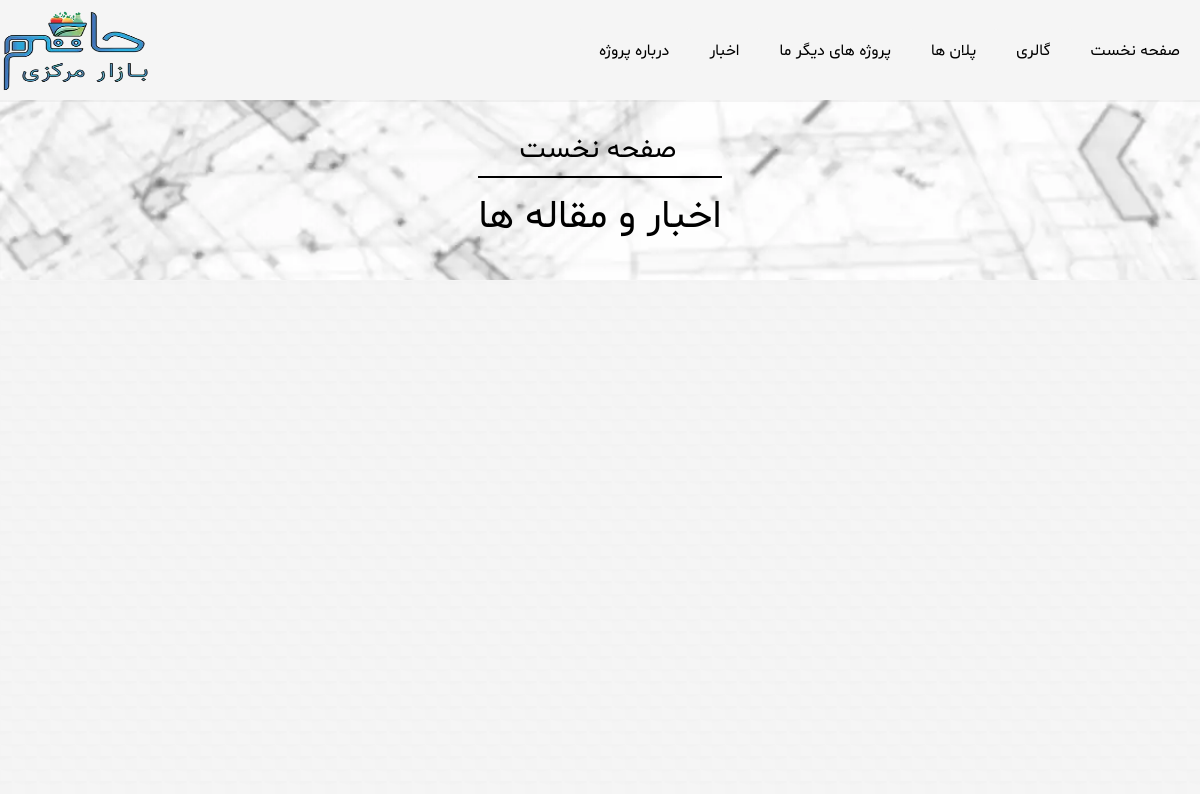
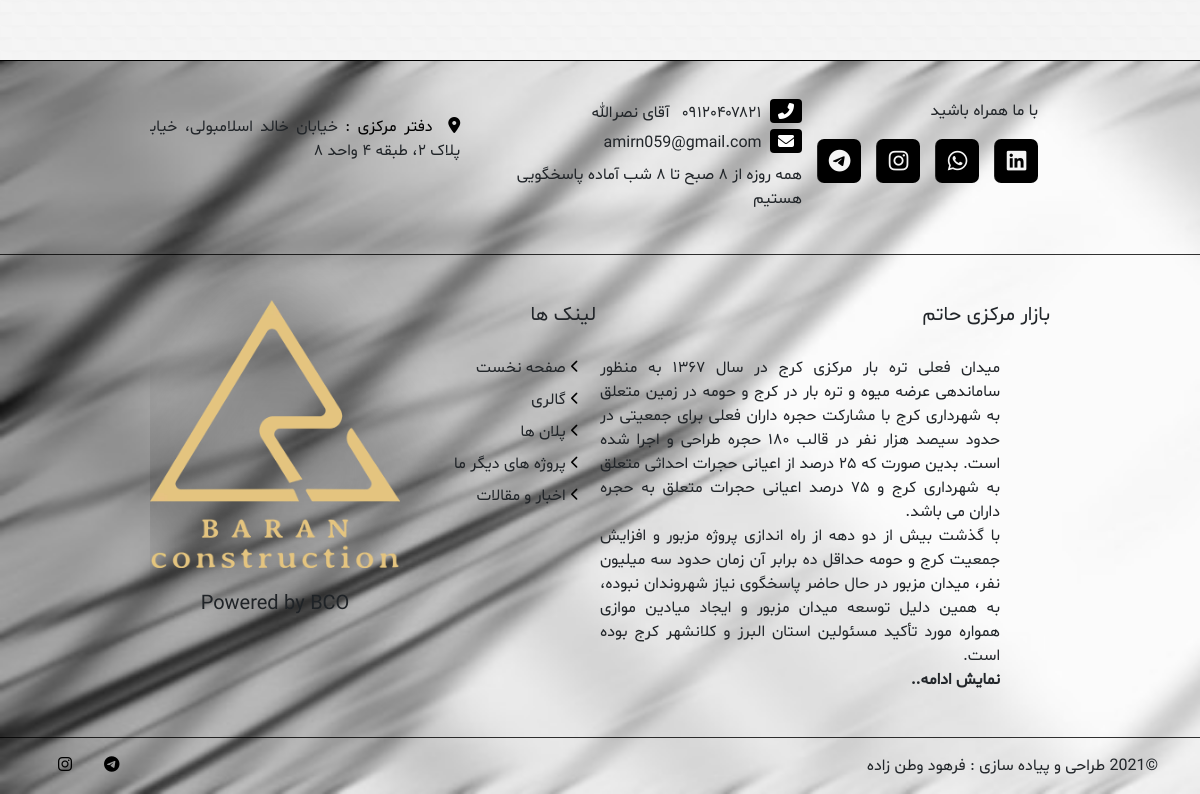
Page /news-and-articles on the earlier database version (2 pictures, top to bottom).
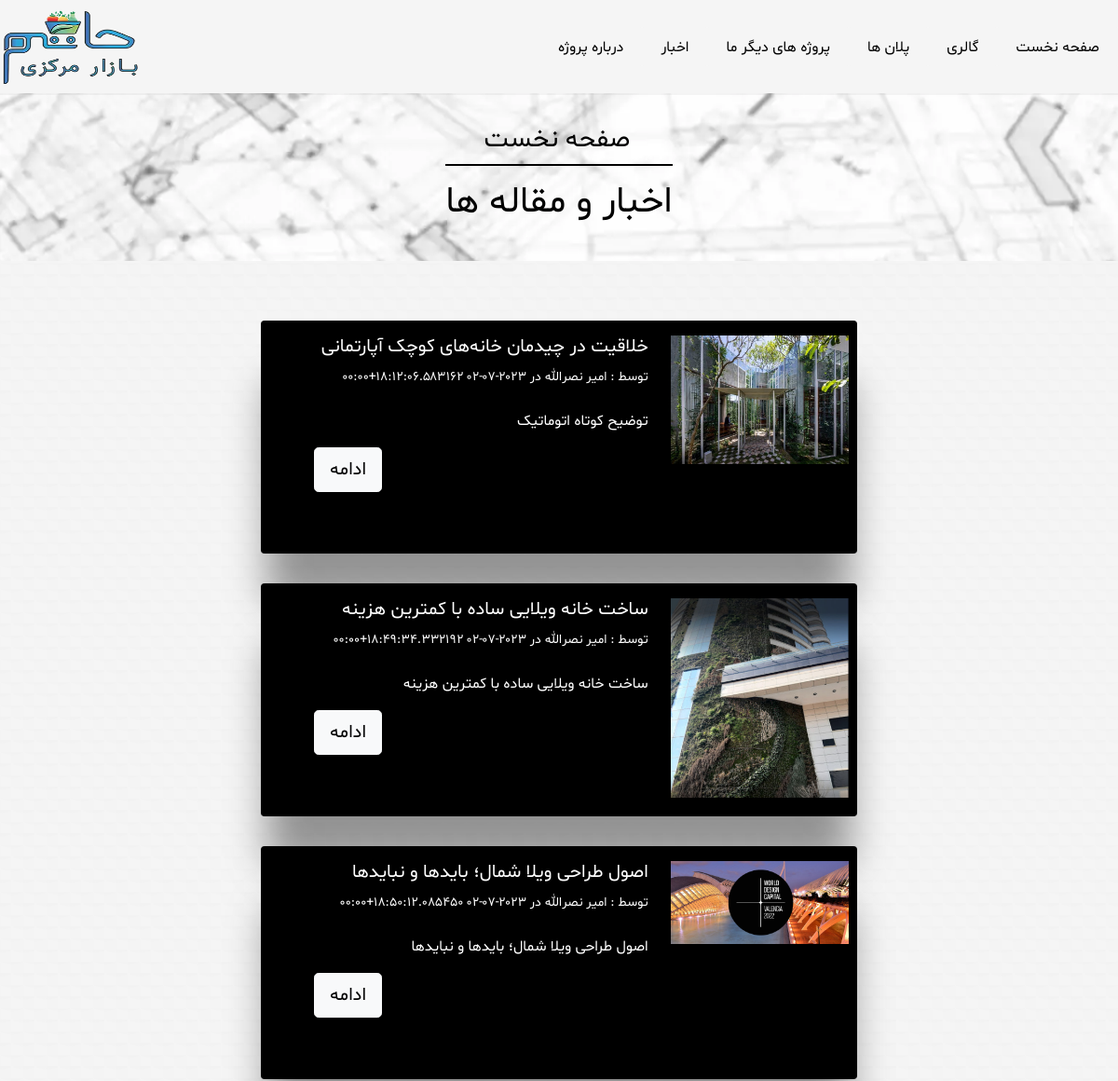
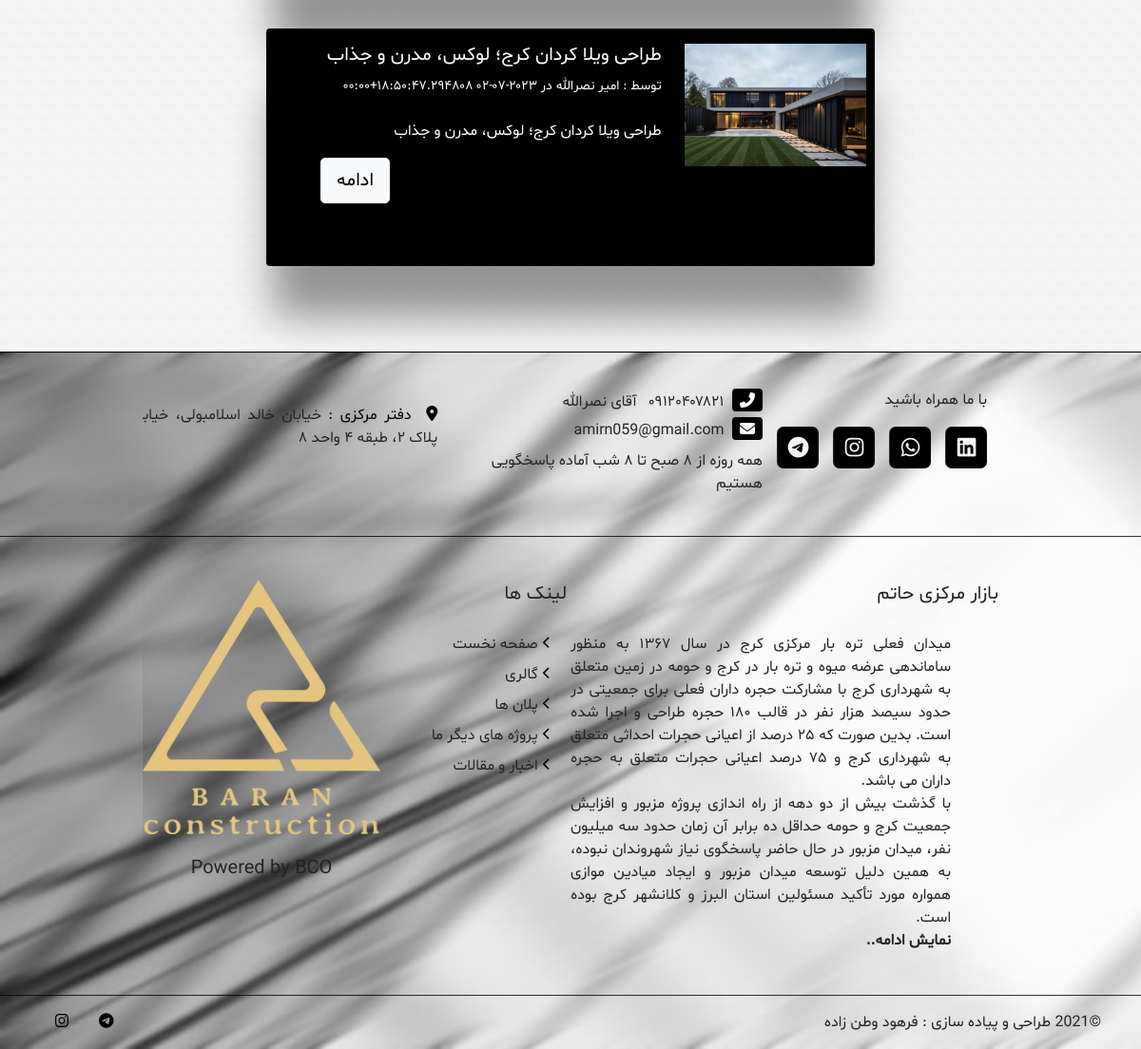
Same page on the later database version (2 pictures, top to bottom).
### coreFa/models.py (models this page shows, shortened)
class NewsAndArticles(models.Model):
    title = models.CharField('عنوان', max_length=200)
    body = RichTextUploadingField('بدنه خبر و مقاله', null=True, blank=True)
    short_description = models.CharField('توضیح کوتاه',
                                                 default='توضیح کوتاه اتوماتیک', max_length=200)
    pic = models.ImageField(upload_to='NewsAndArticles', null=True, blank=True)
    created_at = models.DateTimeField('تاریخ ایجاد',auto_now_add=True)
    active = models.BooleanField('فعال', default=True)
    author = models.CharField('نویسنده',max_length=200, default='امیر نصرالله')
    slug = models.SlugField('اسلاگ', max_length=150, allow_unicode=True, blank=True, null=True)
    class Meta:
        verbose_name_plural = 'اخبار و مقالات'
        verbose_name = 'خبر و مقاله'
    def get_article_detail_view(self):
        return reverse('coreFa:article-detail-view', kwargs={
            'pk': self.pk
        })

### coreFa/views.py (the view)
# urls.py: path('news-and-articles', NewsListView.as_view(), name='article-list-view'),
class NewsListView(generic.ListView):
    model = NewsAndArticles
    template_name = 'new-list-view.html'
    def get_queryset(self):
        return NewsAndArticles.objects.all().order_by('created_at')

### coreFa/templatetags/tags.py (called while the page is built)
@register.filter()
def persian_int_not_cs(string):
    persian = dict(zip("0123456789", '۰۱۲۳۴۵۶۷۸۹'))
    converted = ''.join(persian.get(digit, digit) for digit in str(string))
    return converted

### templates/new-list-view.html (shortened to what this page needs)
{% extends 'base.html' %}
{% load tags %}
{% load jalali_tags %}
{% load thumbnail %}
{% load static %}
{% block content %}
    <section class="page-section-header">
        <a class="me-1 text-black" href="{% url 'coreFa:home' %}"><h3>صفحه نخست</h3></a>
        <div class="d-block text-black pt-3" style="border-top: 2px solid var(--black-color);"><h1>اخبار و مقاله ها</h1></div>
    </section>
    <br>
    <div class="container-c px-2 px-md-4 py-4 d-flex flex-column justify-content-center align-items-center news-holder">
        {% for news in newsandarticles_list %}
            {% if news.active %}
            <div class="card bg-black my-3 news-card px-2" style="max-width: 640px">
                <div class="row flex-row-reverse">
                    <div class="col-md-4 mb-2 mb-md-0">
                        {% thumbnail news.pic '350x350' crop="center" as im %}
                            <img class="img-fluid" src="{{ im.url }}" alt="{{ news.title }} عکس ">
                        {% endthumbnail %}
                    </div>
                    <div class="col-md-8" style="direction: rtl">
                        <h5 class="text-white">{{ news.title }}</h5>
                        <small class="text-white">
                            توسط :
                            {{ news.author }} در {{ news.created_at|to_jalali|persian_int_not_cs }}
                        </small>
                        <br><br>
                        <p class="text-white" style="direction: rtl">
                          {{ news.short_description|truncatechars:100 }}
                        </p>
                        <a class="btn btn-lg btn-light float-start ms-5" href="{{ news.get_article_detail_view }}">ادامه</a>
                    </div>
                </div>
            </div>
            {% endif %}
        {% endfor %}
    </div>
{% endblock %}

### templates/base.html (shortened to what this page needs)
{% load static %}
{% load tags %}
<!DOCTYPE html>
<head lang="fa" dir="rtl">
    {% include 'style.html' %}
<body class="">
{% include 'navbar.html' %}
{% block content %}
{% endblock %}
{% include 'footer2.html' %}
</body>

### templates/style.html
{% load static %}
<link rel="stylesheet" href={% static 'css/bootstrap5.css' %}>
<link rel="stylesheet" href={% static 'css/main.css' %}>

### templates/navbar.html (shortened to what this page needs)
{% load tags %}
{% load static %}
        <div class="navbar navbar-expand-lg bg-black navbar-dark">
            <div class="container-c">
                <a class="navbar-brand" href="{% url 'coreFa:home' %}">
                    <img src="{% static 'img/hatam.webp' %}" alt="لوگوی بازار حاتم">
				</a>
                <div class="collapse navbar-collapse justify-content-between py-2" id="navbarCollapse">
                    <div class="navbar-nav ms-auto rtl">
                        <a href="{% url 'coreFa:home' %}" class="nav-item nav-link">صفحه نخست</a>
                        <a  class="nav-item nav-link" href="{% url 'coreFa:gallery' %}">گالری</a>
                        <a  class="nav-item nav-link" href="{% url 'coreFa:plans' %}">پلان ها</a>
                        <a  class="nav-item nav-link" href="{% url 'coreFa:our-projects' %}">پروژه های دیگر ما</a>
                        <a  class="nav-item nav-link" href="{% url 'coreFa:article-list-view' %}">اخبار</a>
                        <a href="{% url 'coreFa:about-us' %}" class="nav-item nav-link sm-hide">درباره پروژه</a>
                    </div>
                </div>
            </div>
        </div>

### templates/footer2.html (shortened to what this page needs)
{% load static %}
{% load tags %}
<footer class="d-flex flex-column">
	<div class="footer" id="footer">
		<div class="col-12 py-2 py-md-2" style="border-bottom: 1px solid rgba(0,0,0,0.8);">
		<div class="container-fluid mx-auto d-flex flex-column flex-xl-row justify-content-between align-items-start align-content-md-center rtl">
			<div class="d-flex flex-column footer-row-one-item">
				<span class="text-dark">با
					ما
					همراه باشید
				</span>
				<div class="d-flex align-items-center mt-3 w-100">
					<div class="footer-social w-100">
						<div class="social d-flex">
							<a rel="noreferrer" class="facebook" href="https://www.linkedin.com/in/%D8%A8%D8%A7%D8%B1%D8%A7%D9%86-%D8%B3%D8%A7%D8%B2%D9%87-653549259/" target="_blank"><i class="fab fa-linkedin"></i></a>
							<a rel="noreferrer" class="whatsapp" href="https://t.me/Amirnasrolah" target="_blank"><i class="fab fa-whatsapp"></i></a>
							<a rel="noreferrer" class="instagram" href="https://www.instagram.com/bco_construct/?hl=en" target="_blank"><i class="fab fa-instagram"></i></a>
							<a rel="noreferrer" class="telegram" href="https://t.me/Amirnasrolah" target="_blank"><i class="fab fa-telegram-plane"></i></a>
						</div>
					</div>
				</div>
			</div>
			<div class="d-flex flex-column footer-row-one-item">
				<span class="text-dark">
					<i class="fa fa-phone-alt py-1 px-2 text-white bg-black ms-1" style="border-radius: 4px"></i>
					<span class="me-2 text-shadow-dark">آقای نصرالله </span>
				</span>
				<span class="text-dark rtl mt-1">
					<i class="fa fa-envelope text-white px-2 py-1 bg-black ms-1" style="border-radius: 4px"></i>
					<span class="text-dark">amirn059@gmail.com</span>
				</span>
				<span class="mt-2 text-dark">{{'همه روزه از 8 صبح تا 8 شب آماده پاسخگویی هستیم'|persian_int_not_cs  }} </span>
			</div>
			<div class="d-flex flex-column footer-row-one-item">
				<div class="footer-item">
					<div>
						<div class="rtl text-justify footer-text pt-3">
							<i class="fa fa-map-marker ms-2 text-black" aria-hidden="true"></i>
							<span class="text-black text-shadow-dark"> دفتر مرکزی : </span>
							<span class="text-shadow-dark"> {{ 'خیابان خالد اسلامبولی، خیابان 16 پلاک 2، طبقه 4 واحد 8'|persian_int_not_cs  }}
                            </span>
						</div>
					</div>
				</div>
			</div>
    	</div>
	</div>
		<div class="footer-holder container-fluid">
			<div class="footer-item">
				<div class="footer-header section-header" style="height: 40px">
					<span class="about-span">بازار مرکزی حاتم</span>
				</div>
				<div>
					<div class="rtl footer-text pt-3 text-shadow-dark">
						<span> {{ 'میدان فعلی تره بار مرکزی کرج در سال 1367 به منظور ساماندهی عرضه میوه و تره بار در کرج و حومه در زمین متعلق به شهرداری کرج با مشارکت حجره داران فعلی برای جمعیتی در حدود سیصد هزار نفر در قالب 180 حجره طراحی و اجرا شده است. بدین صورت که 25 درصد از اعیانی حجرات احداثی متعلق به شهرداری کرج و 75 درصد اعیانی حجرات متعلق به حجره داران می باشد.'|persian_int_not_cs }}</span>
                        <br>
						<span> {{ 'با گذشت بیش از دو دهه از راه اندازی پروژه مزبور و افزایش جمعیت کرج و حومه حداقل ده برابر آن زمان حدود سه میلیون نفر، میدان مزبور در حال حاضر پاسخگوی نیاز شهروندان نبوده، به همین دلیل توسعه میدان مزبور و ایجاد میادین موازی همواره مورد تأکید مسئولین استان البرز و کلانشهر کرج بوده است. '|persian_int_not_cs }}</span>
                        <br>
                        <span class="fw-bold" style="cursor: pointer" id="showText">نمایش ادامه..</span>
					</div>
				</div>
			</div>
			<div class="footer-item">
				<div class="footer-header section-header">
					<span class="about-span">لینک ها</span>
				</div>
				<div class="d-flex flex-column">
					<a class="mb-1 mt-3 pe-3 text-small footer-link" href="{% url 'coreFa:home' %}">
						<i class="fa fa-chevron-left text-black" style="transform: scale(0.8)"></i>
						<span class="text-dark footer-link">صفحه نخست</span>
					</a>
					<a class="my-1 pe-3 text-small footer-link" href="{% url 'coreFa:gallery' %}">
						<i class="fa fa-chevron-left text-black" style="transform: scale(0.8)"></i>
						<span class="text-dark">گالری</span>
					</a>
                    <a class="my-1  pe-3 text-small footer-link" href="{% url 'coreFa:plans' %}">
                        <i class="fa fa-chevron-left text-black" style="transform: scale(0.8)"></i>
                        <span class="text-dark">پلان ها</span>
                    </a>
                    <a class="my-1  pe-3 text-small footer-link" href="{% url 'coreFa:our-projects' %}">
                        <i class="fa fa-chevron-left text-black" style="transform: scale(0.8)"></i>
                        <span class="text-dark">پروژه های دیگر ما</span>
                    </a>
                    <a class="my-1  pe-3 text-small footer-link" href="{% url 'coreFa:article-list-view' %}">
                        <i class="fa fa-chevron-left text-black" style="transform: scale(0.8)"></i>
                        <span class="text-dark">اخبار و مقالات</span>
                    </a>
				</div>
			</div>
			<div class="footer-item d-flex flex-column align-items-center">
				<img class="img-fluid" src="{% static 'img/BCO.webp' %}" alt="باران کانستراکشن لوگو" style='filter: drop-shadow(0px 0px 44px #000); max-width: 250px'>
                <h5 class="mt-4">Powered by BCO</h5>
			</div>
		</div>
		<div class="" style="border-top: 1px solid rgba(0,0,0,0.8)">
			 <div class="rtl container py-3">
				<div class="footer-design">
					<span class="d-flex justify-content-xl-start justify-content-lg-start justify-content-center w-100 mb-xl-0 mb-2 text-dark">
						 ©2021 طراحی و پیاده سازی :
						فرهود وطن زاده
					</span>
					<div class="d-flex justify-content-xl-end justify-content-lg-end justify-content-center align-items-center w-100">
						<a rel="noreferrer" href="https://t.me/Farhoodva" target="_blank"><i class="fab fa-telegram-plane mx-3"></i></a>
						<a rel="noreferrer" href="https://www.instagram.com/farhoodva/" target="_blank"><i class="fab fa-instagram mx-3"></i></a>
					</div>
				</div>
			 </div>
		</div>
	</div>
</footer>

### templates/scripts.html (shortened to what this page needs)
{% load static %}

### static/css/main.css (style rules this page uses)
a { text-decoration: none!important; }
* { padding: 0; margin: 0; font-family: "shabnam", serif; box-sizing: border-box; list-style: none; text-decoration: none; -webkit-font-smoothing: antialiased; text-rendering: optimizeLegibility; outline: none !important; -webkit-appearance: none; }
body { overflow-x: hidden; background-size: auto; background: var(--body-color) url("/static/img/protruding-squares-2.svg") repeat scroll center; }
.rtl { direction: rtl; }
a { color: var(--black-color); transition: .3s; }
.container-fluid { max-width: 1366px; }
.sm-hide { display: initial; }
.container-c { width: 100%; max-width: 1566px; margin: auto; display: flex; flex-wrap: inherit; align-items: center; justify-content: space-between; color: #282828; }
.navbar { position: absolute; width: 100%; padding: 0; background-color: var(--body-color)!important; z-index: 999; transition-duration: 300ms!important; box-shadow: 0px 2px 0px rgba(0,0,0,0.04); }
.navbar .navbar-brand img { max-width: 100%; min-width: 150px; max-height: 90px; }
.navbar-dark .navbar-nav .nav-link { padding: 10px 20px 8px 20px; color: var(--black-color) !important; transition-duration: 300ms; background-color: var(--body-color); border:none!important; box-shadow: none!important; outline: none!important; display: flex; align-items: center; }
.nav-link { padding: 8px 15px; font-size: 1rem!important; border-radius: 2px; }
@media (max-width: 1400px) { .container-fluid { padding-left: 15px; max-width: 75%; overflow-x: hidden; } }
.page-section-header { background-color: var(--black-color); display: flex; flex-direction: column; align-items: center; justify-content: center; padding-top: 13vh; min-height: 35vh; background-size: cover ; background-image: url("/static/img/bg-2-bw.webp") ; background-position: center; background-repeat: repeat; background-attachment: scroll; }
.news-holder { display: grid; grid-template-columns: repeat(4, 1fr); grid-column-gap: 25px; min-height: 500px; justify-content: space-evenly; justify-items: center; align-content: space-evenly; align-items: center; }
.news-holder .card { box-shadow: rgba(0, 0, 0, 0.4) 0px 60px 40px -7px; max-width: 325px; min-height: 250px }
.news-card { padding: 15px 5px; }
.news-card img { width: 100vw !important; }
@media (max-width: 1296px) { .news-holder { grid-template-columns: repeat(2, 1fr); justify-content: center; justify-items: center; } }
.text-justify { text-align: justify!important; }
footer { margin-top: 50px; background-color: rgba(242,243,247,1); background-image: url("/static/img/footer.jpg"); background-size: cover; background-repeat: no-repeat; }
.footer-holder { display: flex; direction: rtl; justify-content: space-between; position: relative; width: 100%; padding: 45px 0; }
.footer { padding-top: 30px; border-top: 1px solid var(--black-color); }
.about-span { font-size: 20px; }
.footer-text { text-align: justify!important; position: relative; left: -50px; }
.footer-header { height: 40px; }
.footer-item { max-width: 400px; }
.footer-item .img-fluid { max-width: 320px; max-height: 320px; filter: drop-shadow(0px 2px 30px var(--body-color)); }
.footer-design { display: flex; justify-content: start; align-items: center; }
.footer-social .social a { border-left: 1px solid rgba(255, 255, 255, .15); display: flex; align-items: center; justify-content: center; width: 44px; height: 44px; border-radius: 7px; font-size: 1.4rem!important; }
.footer-social .social .facebook { color: var(--body-color); background: var(--black-color); margin-left: 15px; }
.footer-social .social .whatsapp { color: var(--body-color); background: var(--black-color); margin-left: 15px; }
.footer-social .social .instagram { color: var(--body-color); background: var(--black-color); margin-left: 15px; }
.footer-social .social .telegram { color: var(--body-color); background: var(--black-color); margin-left: 15px; }
.footer-row-one-item { margin-bottom: 35px; }

Differences in the rows shown:
added NewsAndArticles: shows a picture, title "خلاقیت در چیدمان خانه‌های کوچک آپارتمانی", author "امیر نصرالله", created_at|to_jalali "۲۰۲۳-۰۷-۰۲ ۱۸:۱۲:۰۶.۵۸۳۱۶۲+۰۰:۰۰", short_description "توضیح کوتاه اتوماتیک"
added NewsAndArticles: shows a picture, title "ساخت خانه ویلایی ساده با کمترین هزینه", author "امیر نصرالله", created_at|to_jalali "۲۰۲۳-۰۷-۰۲ ۱۸:۴۹:۳۴.۳۳۲۱۹۲+۰۰:۰۰", short_description "ساخت خانه ویلایی ساده با کمترین هزینه"
added NewsAndArticles: shows a picture, title "اصول طراحی ویلا شمال؛ بایدها و نبایدها", author "امیر نصرالله", created_at|to_jalali "۲۰۲۳-۰۷-۰۲ ۱۸:۵۰:۱۲.۰۸۵۴۵۰+۰۰:۰۰", short_description "اصول طراحی ویلا شمال؛ بایدها و نبایدها"
added NewsAndArticles: shows a picture, title "طراحی ویلا کردان کرج؛ لوکس، مدرن و جذاب", author "امیر نصرالله", created_at|to_jalali "۲۰۲۳-۰۷-۰۲ ۱۸:۵۰:۴۷.۲۹۴۸۰۸+۰۰:۰۰", short_description "طراحی ویلا کردان کرج؛ لوکس، مدرن و جذاب"
